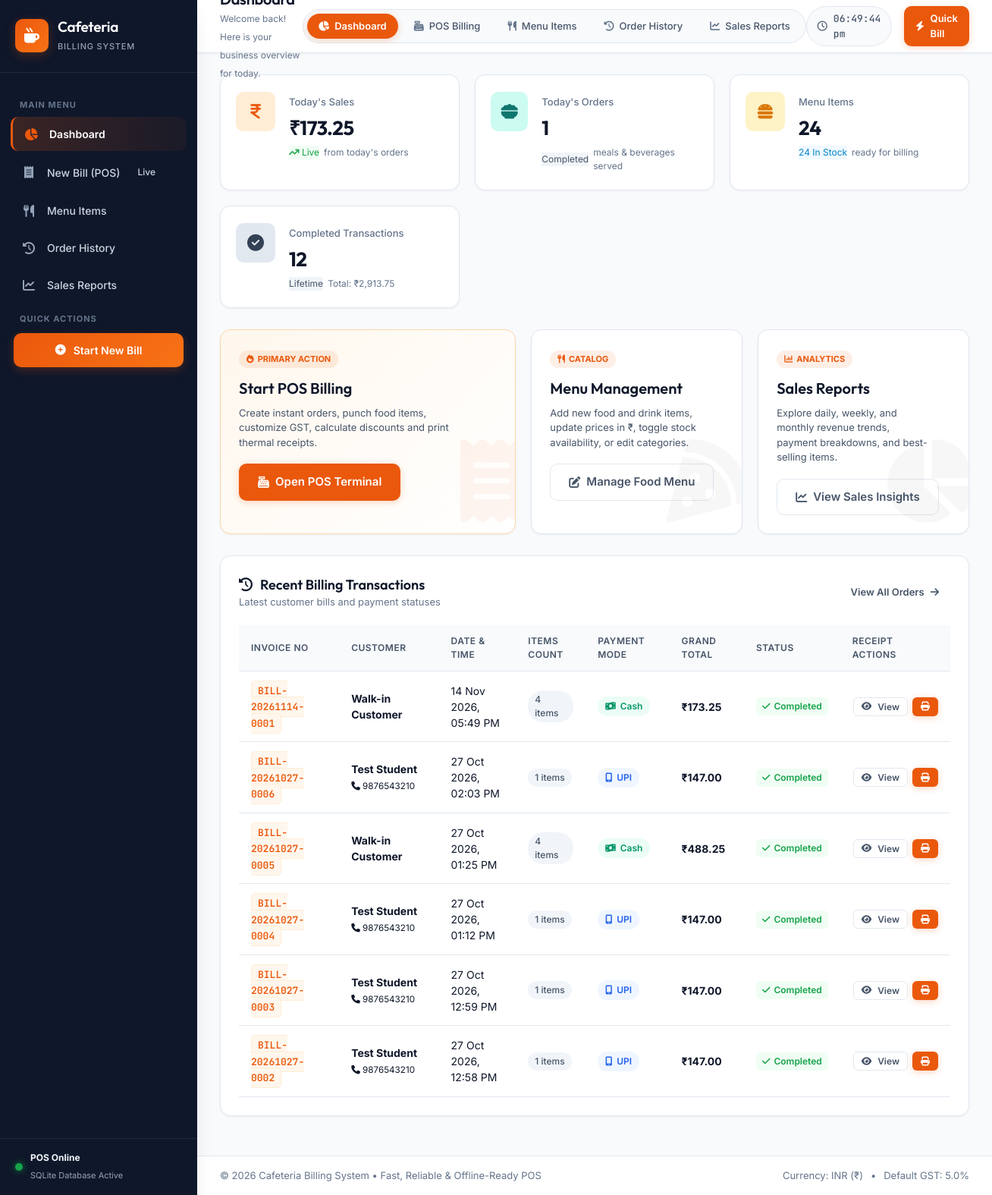
/dashboard, run on the app's committed database.
### tables this page shows
CREATE TABLE bills (
            id INTEGER PRIMARY KEY AUTOINCREMENT,
            invoice_number TEXT UNIQUE NOT NULL,
            customer_name TEXT DEFAULT 'Walk-in Customer',
            customer_phone TEXT DEFAULT '',
            subtotal REAL NOT NULL,
            gst_rate REAL NOT NULL DEFAULT 5.0,
            gst_amount REAL NOT NULL,
            discount_amount REAL NOT NULL DEFAULT 0.0,
            grand_total REAL NOT NULL,
            payment_method TEXT NOT NULL,
            status TEXT NOT NULL DEFAULT 'Completed',
            created_at TIMESTAMP DEFAULT CURRENT_TIMESTAMP
        );

### app.py (the view)
@app.route('/dashboard')
def dashboard():
    stats = database.get_dashboard_stats()
    return render_template('dashboard.html', stats=stats, active_page='dashboard')

### app.py (called while the page is built)
@app.after_request
def add_cache_headers(response):
    response.headers['Cache-Control'] = 'no-store, no-cache, must-revalidate, max-age=0'
    response.headers['Pragma'] = 'no-cache'
    response.headers['Expires'] = '0'
    return response

@app.template_filter('currency')
def currency_filter(value):
    try:
        val = float(value)
        return f"₹{val:,.2f}"
    except (ValueError, TypeError):
        return f"₹{value}"

@app.template_filter('format_datetime')
def format_datetime_filter(value):
    if not value:
        return ""
    try:
        dt = datetime.strptime(str(value).split('.')[0], "%Y-%m-%d %H:%M:%S")
        return dt.strftime("%d %b %Y, %I:%M %p")
    except Exception:
        return str(value)

### database.py (called while the page is built)
def get_db_path():
    base_dir = os.path.dirname(os.path.abspath(__file__))
    return os.path.join(base_dir, DB_NAME)

def get_db():
    conn = sqlite3.connect(get_db_path())
    conn.row_factory = sqlite3.Row
    conn.execute("PRAGMA foreign_keys = ON")
    return conn

### templates/dashboard.html (shortened to what this page needs)
{% extends 'base.html' %}
{% block breadcrumb %}Welcome back! Here is your business overview for today.{% endblock %}
{% block content %}
<div class="dashboard-page">
    <div class="kpi-grid">
        <div class="kpi-card card-orange">
            <div class="kpi-icon-wrap">
                <i class="fa-solid fa-indian-rupee-sign"></i>
            </div>
            <div class="kpi-details">
                <span class="kpi-label">Today's Sales</span>
                <h2 class="kpi-value">{{ stats.today_sales | currency }}</h2>
                <div class="kpi-subtext">
                    <span class="pill-badge pill-success"><i class="fa-solid fa-arrow-trend-up"></i> Live</span>
                    <span>from today's orders</span>
                </div>
            </div>
        </div>
        <div class="kpi-card card-teal">
            <div class="kpi-icon-wrap">
                <i class="fa-solid fa-bowl-food"></i>
            </div>
            <div class="kpi-details">
                <span class="kpi-label">Today's Orders</span>
                <h2 class="kpi-value">{{ stats.today_orders }}</h2>
                <div class="kpi-subtext">
                    <span class="pill-badge pill-neutral">Completed</span>
                    <span>meals & beverages served</span>
                </div>
            </div>
        </div>
        <div class="kpi-card card-amber">
            <div class="kpi-icon-wrap">
                <i class="fa-solid fa-burger"></i>
            </div>
            <div class="kpi-details">
                <span class="kpi-label">Menu Items</span>
                <h2 class="kpi-value">{{ stats.total_items }}</h2>
                <div class="kpi-subtext">
                    <span class="pill-badge pill-info">{{ stats.available_items }} In Stock</span>
                    <span>ready for billing</span>
                </div>
            </div>
        </div>
        <div class="kpi-card card-slate">
            <div class="kpi-icon-wrap">
                <i class="fa-solid fa-circle-check"></i>
            </div>
            <div class="kpi-details">
                <span class="kpi-label">Completed Transactions</span>
                <h2 class="kpi-value">{{ stats.total_completed }}</h2>
                <div class="kpi-subtext">
                    <span class="pill-badge pill-neutral">Lifetime</span>
                    <span>Total: {{ stats.total_revenue | currency }}</span>
                </div>
            </div>
        </div>
    </div>
    <div class="quick-launchpad">
        <div class="launchpad-card launchpad-billing">
            <div class="launchpad-content">
                <div class="launchpad-tag"><i class="fa-solid fa-fire"></i> Primary Action</div>
                <h3>Start POS Billing</h3>
                <p>Create instant orders, punch food items, customize GST, calculate discounts and print thermal receipts.</p>
                <a href="{{ url_for('billing') }}" class="btn btn-primary btn-lg">
                    <i class="fa-solid fa-cash-register"></i> Open POS Terminal
                </a>
            </div>
            <div class="launchpad-decor">
                <i class="fa-solid fa-receipt"></i>
            </div>
        </div>
        <div class="launchpad-card launchpad-secondary">
            <div class="launchpad-content">
                <div class="launchpad-tag"><i class="fa-solid fa-utensils"></i> Catalog</div>
                <h3>Menu Management</h3>
                <p>Add new food and drink items, update prices in ₹, toggle stock availability, or edit categories.</p>
                <a href="{{ url_for('menu_page') }}" class="btn btn-outline btn-lg">
                    <i class="fa-solid fa-pen-to-square"></i> Manage Food Menu
                </a>
            </div>
            <div class="launchpad-decor">
                <i class="fa-solid fa-pizza-slice"></i>
            </div>
        </div>
        <div class="launchpad-card launchpad-reports">
            <div class="launchpad-content">
                <div class="launchpad-tag"><i class="fa-solid fa-chart-column"></i> Analytics</div>
                <h3>Sales Reports</h3>
                <p>Explore daily, weekly, and monthly revenue trends, payment breakdowns, and best-selling items.</p>
                <a href="{{ url_for('reports') }}" class="btn btn-outline btn-lg">
                    <i class="fa-solid fa-chart-line"></i> View Sales Insights
                </a>
            </div>
            <div class="launchpad-decor">
                <i class="fa-solid fa-chart-pie"></i>
            </div>
        </div>
    </div>
    <div class="content-card recent-orders-card">
        <div class="card-header-flex">
            <div class="header-titles">
                <h3><i class="fa-solid fa-clock-rotate-left"></i> Recent Billing Transactions</h3>
                <p>Latest customer bills and payment statuses</p>
            </div>
            <div class="header-actions">
                <a href="{{ url_for('history') }}" class="btn btn-sm btn-ghost">
                    <span>View All Orders</span> <i class="fa-solid fa-arrow-right"></i>
                </a>
            </div>
        </div>
        <div class="table-responsive">
            <table class="data-table">
                <thead>
                    <tr>
                        <th>Invoice No</th>
                        <th>Customer</th>
                        <th>Date & Time</th>
                        <th>Items Count</th>
                        <th>Payment Mode</th>
                        <th>Grand Total</th>
                        <th>Status</th>
                        <th class="text-right">Receipt Actions</th>
                    </tr>
                </thead>
                <tbody>
                    {% if stats.recent_bills %}
                        {% for bill in stats.recent_bills %}
                            <tr>
                                <td>
                                    <span class="invoice-badge">{{ bill.invoice_number }}</span>
                                </td>
                                <td>
                                    <div class="customer-info-cell">
                                        <strong>{{ bill.customer_name or 'Walk-in Customer' }}</strong>
                                        {% if bill.customer_phone %}
                                            <small><i class="fa-solid fa-phone"></i> {{ bill.customer_phone }}</small>
                                        {% endif %}
                                    </div>
                                </td>
                                <td>
                                    <span class="text-muted">{{ bill.created_at | format_datetime }}</span>
                                </td>
                                <td>
                                    <span class="badge-pill pill-neutral">{{ bill.item_count }} items</span>
                                </td>
                                <td>
                                    <span class="payment-tag payment-{{ bill.payment_method | lower }}">
                                        {% if bill.payment_method == 'Cash' %}
                                            <i class="fa-solid fa-money-bill-wave"></i> Cash
                                        {% elif bill.payment_method == 'UPI' %}
                                            <i class="fa-solid fa-mobile-screen"></i> UPI
                                        {% else %}
                                            <i class="fa-solid fa-credit-card"></i> Card
                                        {% endif %}
                                    </span>
                                </td>
                                <td>
                                    <strong class="total-amount-cell">{{ bill.grand_total | currency }}</strong>
                                </td>
                                <td>
                                    <span class="status-badge status-completed">
                                        <i class="fa-solid fa-check"></i> Completed
                                    </span>
                                </td>
                                <td class="text-right">
                                    <div class="action-buttons-group">
                                        <button type="button" class="btn btn-xs btn-outline" onclick="openReceiptModal({{ bill.id }})" title="View Receipt">
                                            <i class="fa-solid fa-eye"></i> View
                                        </button>
                                        <a href="{{ url_for('view_receipt', bill_id=bill.id) }}" target="_blank" class="btn btn-xs btn-primary" title="Print in New Tab">
                                            <i class="fa-solid fa-print"></i>
                                        </a>
                                    </div>
                                </td>
                            </tr>
                        {% endfor %}
                    {% endif %}
                </tbody>
            </table>
        </div>
    </div>
</div>
{% endblock %}

### data on the page
bills: invoice_number "BILL-20261114-0001", customer_name "Walk-in Customer", created_at "14 Nov 2026, 05:49 PM", item_count "4", payment_method "Cash" (drawn), grand_total "₹173.25"
bills: invoice_number "BILL-20261027-0006", customer_name "Test Student", customer_phone "9876543210", created_at "27 Oct 2026, 02:03 PM", item_count "1", payment_method "UPI" (drawn), grand_total "₹147.00"
bills: invoice_number "BILL-20261027-0005", customer_name "Walk-in Customer", created_at "27 Oct 2026, 01:25 PM", item_count "4", payment_method "Cash" (drawn), grand_total "₹488.25"
bills: invoice_number "BILL-20261027-0004", customer_name "Test Student", customer_phone "9876543210", created_at "27 Oct 2026, 01:12 PM", item_count "1", payment_method "UPI" (drawn), grand_total "₹147.00"
bills: invoice_number "BILL-20261027-0003", customer_name "Test Student", customer_phone "9876543210", created_at "27 Oct 2026, 12:59 PM", item_count "1", payment_method "UPI" (drawn), grand_total "₹147.00"
bills: invoice_number "BILL-20261027-0002", customer_name "Test Student", customer_phone "9876543210", created_at "27 Oct 2026, 12:58 PM", item_count "1", payment_method "UPI" (drawn), grand_total "₹147.00"

### other printed values
{{ stats.today_sales | currency }} "₹173.25"
{{ stats.today_orders }} "1"
{{ stats.total_items }} "24"
{{ stats.available_items }} "24"
{{ stats.total_completed }} "12"
{{ stats.total_revenue | currency }} "₹2,913.75"
